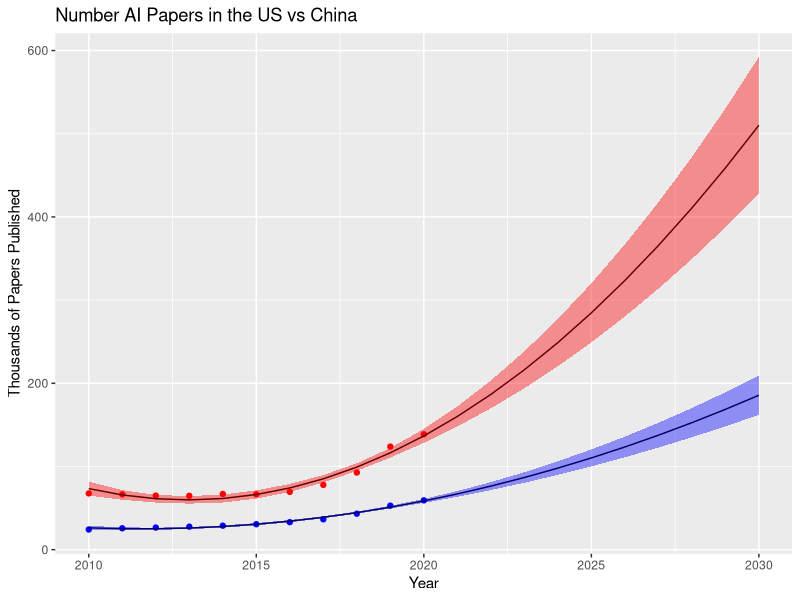

Write the R code that produced this figure.
## ---- chunk 1
library(tidyverse)
## ---- chunk 2
df <- data.frame(Year = c(2010:2020), 
                 China = c(67.61, 66.478, 65.034, 64.728, 66.939, 66.534, 69.462, 77.902, 92.713, 123.914, 138.677),
                 US = c(24.224, 25.707, 26.553, 27.638, 28.855, 30.587, 33.059, 36.499, 43.235, 52.89, 59.27))

pred <- data.frame(Year=2010:2030)
pred$China <- predict(lm(China ~ poly(Year, 2), data=df),newdata=pred, interval = "confidence", level = 0.9)
pred$US <- predict(lm(US ~ poly(Year, 2), data=df),newdata=pred, interval = "confidence", level = 0.9)

plot <- df %>% ggplot() +
  geom_point(aes(x = Year, y = US), color = "Blue") +
  geom_point(aes(x = Year, y = China), color = "Red") +
  labs(x = "Year",
       y = "Thousands of Papers Published",
       title = "Number AI Papers in the US vs China")

plot <- plot + 
  geom_line(aes(x = Year, y = China[,"fit"]), data=pred) +
  geom_ribbon(aes(x = Year, ymin = China[,"lwr"], ymax = China[,"upr"]), fill = "red", alpha = 0.4, data=pred) +
  geom_line(aes(x = Year, y = US[,"fit"]), data=pred) +
  geom_ribbon(aes(x = Year, ymin = US[,"lwr"], ymax = US[,"upr"]), fill = "blue", alpha = 0.4, data=pred)
## ---- chunk 3
plot
